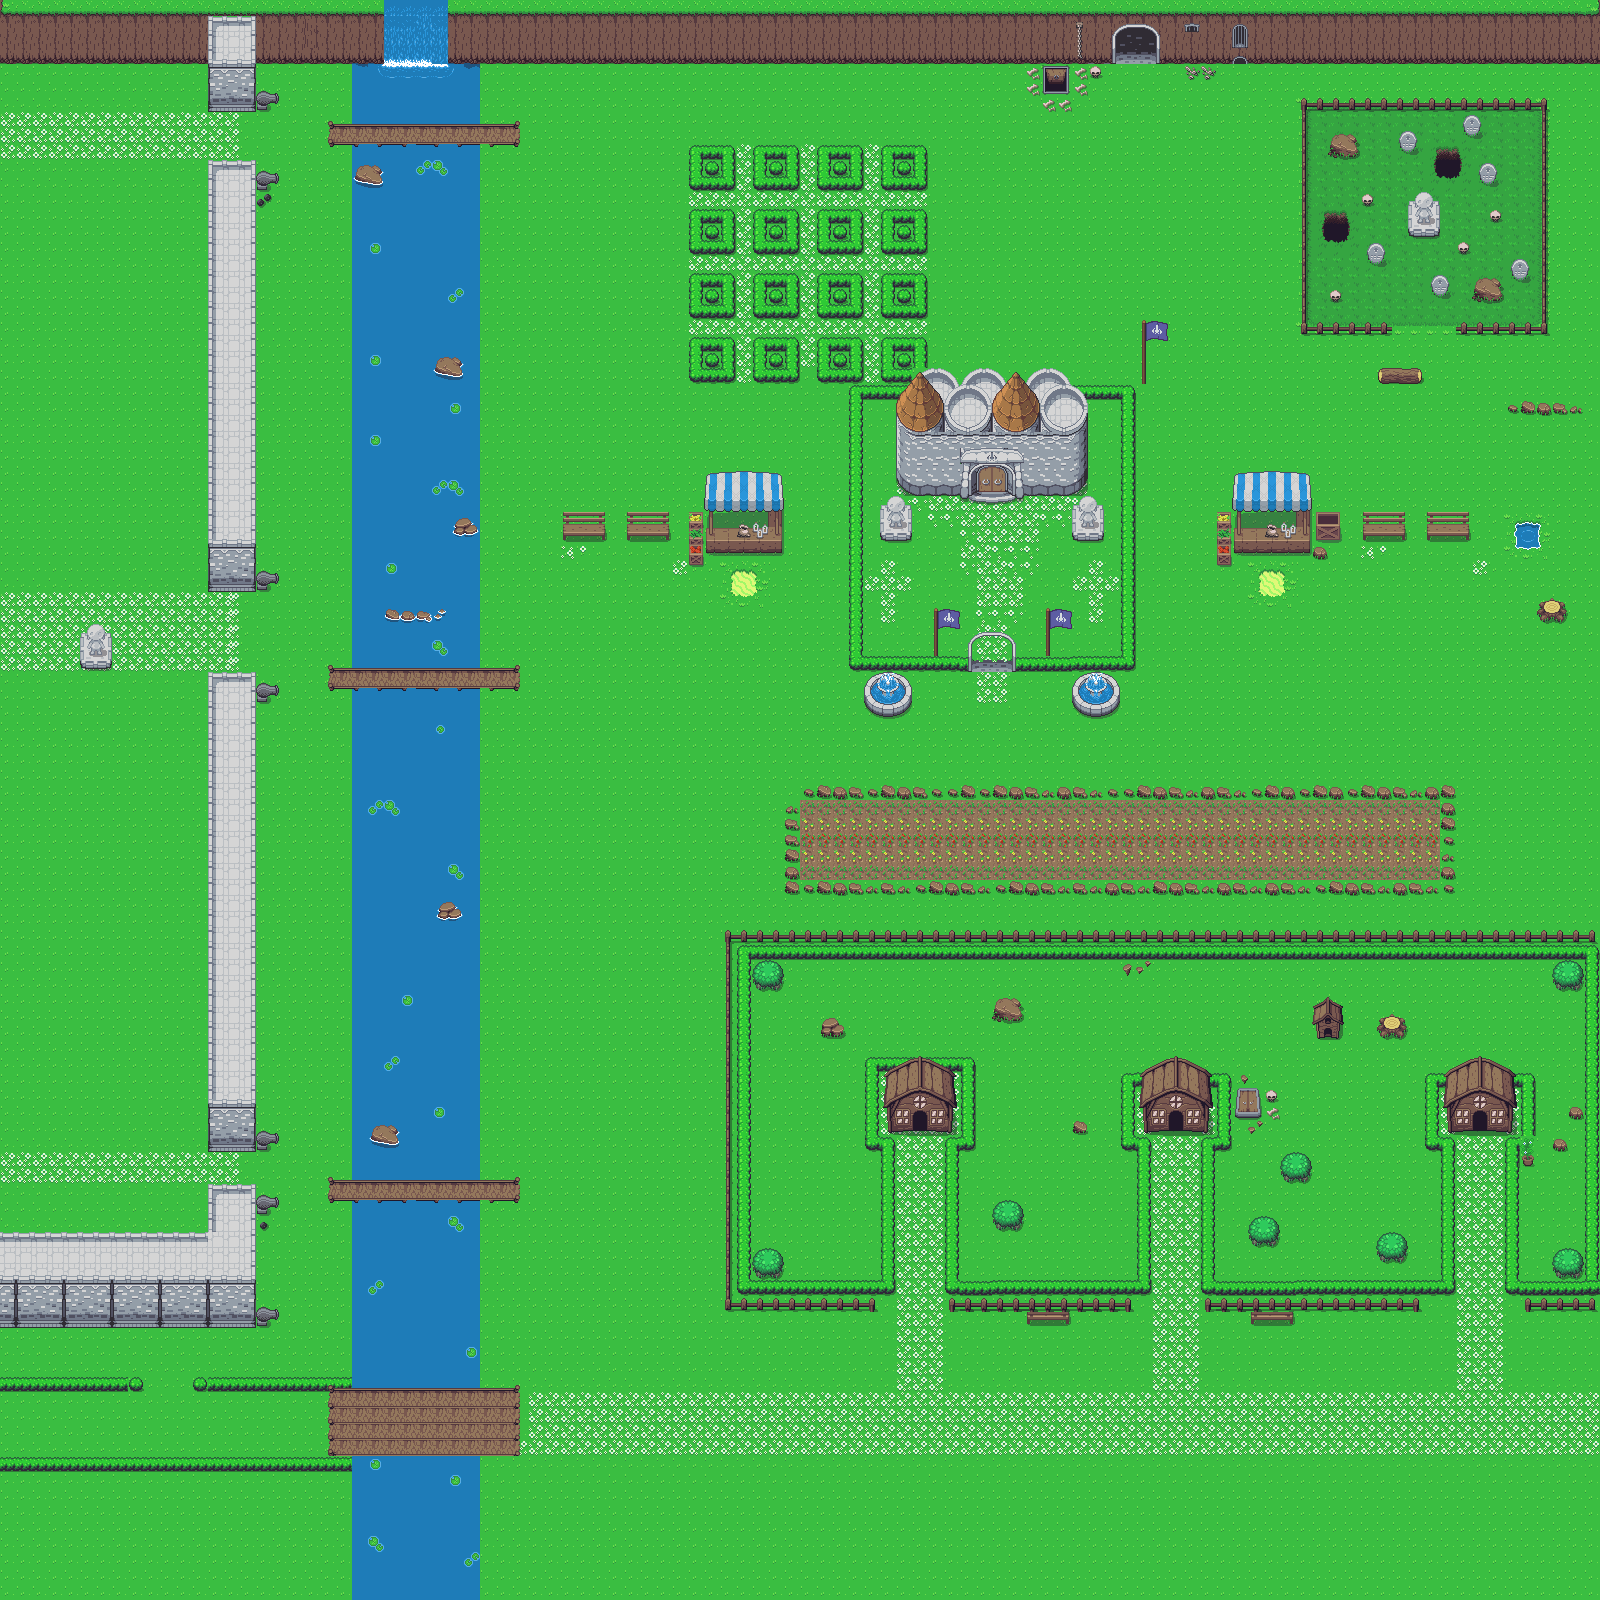

Below is a game level as drawn by its tile map, then a one-line description and the .tmx that defines it (tile-layer data replaced by summaries):
An orthogonal 100x100 tile map with 16x16 px tiles, 5 tile layers (FONDO, MURALLA, DECORACION, CASA, ...) and 88 objects.

<map version="1.8" tiledversion="1.8.0" orientation="orthogonal" renderorder="right-down" width="100" height="100" tilewidth="16" tileheight="16" infinite="0" nextlayerid="9" nextobjectid="105">
 <tileset firstgid="1" source="../Mapas/Overworld.tsx" />
 <layer id="1" name="FONDO" width="100" height="100">
  <data>[10000 cells, 10000 non-empty, 1 distinct tile ids]</data>
 </layer>
 <layer id="4" name="MURALLA" width="100" height="100">
  <data>[10000 cells, 2005 non-empty, 153 distinct tile ids]</data>
 </layer>
 <layer id="3" name="DECORACION" width="100" height="100">
  <data>[10000 cells, 2458 non-empty, 211 distinct tile ids]</data>
 </layer>
 <layer id="2" name="CASA" width="100" height="100">
  <data>[10000 cells, 572 non-empty, 91 distinct tile ids]</data>
 </layer>
 <layer id="8" name="Capa de patrones 5" width="100" height="100">
  <data>[10000 cells, 78 non-empty, 17 distinct tile ids]</data>
 </layer>
 <objectgroup id="7" name="Colisiones">
  <object id="5" x="726" y="1314.67">
   <properties>
    <property name="Desc" value="Houses_SecretRoom" />
   </properties>
   <polygon points="0,0 150.667,-3.33333 148.667,-21.3333 168.667,-22 168.667,-175.333 152.667,-178.667 152,-245.333 166,-246.667 159.333,-242 158,-208.667 160,-206 160.667,-184.667 186,-184.667 185.333,-197.333 188,-200 189.333,-202 195.333,-204 198.667,-202 201.333,-196.667 201.333,-189.333 201.333,-184.667 223.333,-183.333 225.333,-207.333 230,-208 226.667,-243.333 222,-245.333 235.333,-245.333 234.667,-179.333 220.667,-176 219.333,-28 221,-6.66667 299,-4.66667 301,-8.16667 342.5,-9.66667 343,-4.66667 405.333,-3.33333 404.667,-23.3333 422,-21.3333 423.121,-73.9991 299.948,-75.331 300.378,-129.528 360.638,-129.772 362.689,-242.204 394.668,-240.935 395.317,-129.559 423.626,-128.691 423.333,-173.333 418.667,-178 408,-178 409.333,-229.333 414,-229.333 414.667,-209.333 420,-184.667 442,-184 443.25,-195.917 444.25,-201.917 450.25,-204.917 453,-203.667 456.75,-200.667 457.25,-184.417 480.75,-182.667 482.5,-208.417 485.25,-207.167 484,-228.417 491.25,-228.917 491.5,-178.917 479.75,-177.667 475.5,-171.917 475,-25.1667 479,-20.6667 479.5,-3.66667 522.5,-4.16667 524,-9.66667 564.5,-9.66667 567,-5.16667 565.5,-21.6667 607.5,-21.6667 607,-3.66667 695.5,-3.16667 694,-21.1667 723,-20.6667 728,-25.6667 728.5,-172.667 724.5,-177.667 715,-177.667 712.5,-181.167 713,-229.167 720.5,-227.667 718.5,-211.667 721.5,-183.667 782.5,-182.667 786,-182.167 785.5,-208.667 791.5,-208.167 788,-229.167 795,-229.167 795.5,-181.667 794.5,-178.667 781,-176.667 779.5,-172.167 779,-24.1667 783.5,-19.6667 795.5,-18.6667 800,-4.16667 874.5,-3.16667 873.5,-385.167 -2,-386" />
  </object>
  <object id="6" x="1096.91" y="1106.36">
   <properties>
    <property name="Desc" value="Tumba" />
   </properties>
   <polygon points="0,0 0,-2.54545 2.90909,-6.36364 10.3636,-5.81818 14.3636,-2.54545 13.6364,0.181818 16.5455,-5.27273 12.5455,-14 8.54545,-15.2727 2,-14.1818 -1.63636,-8" />
  </object>
  <object id="7" x="-45.3333" y="1.33333" width="46.6667" height="1598.67">
   <properties>
    <property name="Desc" value="Izquierdo" />
   </properties>
  </object>
  <object id="8" x="4" y="1600" width="1594.67" height="25.3333">
   <properties>
    <property name="Desc" value="Inferior" />
   </properties>
  </object>
  <object id="9" x="1597.33" y="0" width="37.3333" height="1600">
   <properties>
    <property name="Desc" value="Derecha" />
   </properties>
  </object>
  <object id="10" x="-44" y="-26.6667" width="1640" height="29.3333">
   <properties>
    <property name="Desc" value="Superior" />
   </properties>
  </object>
  <object id="11" x="886.5" y="717.5">
   <properties>
    <property name="Desc" value="Fuente1" />
   </properties>
   <polygon points="0,0 -5.125,-0.875 -8.5,-2.125 -12.375,-3.5 -15.625,-5.625 -18.125,-7.75 -20.875,-10.75 -22.75,-14.5 -22.375,-30.25 -20.375,-33.125 -19.375,-35.875 -16.875,-38.875 -12,-42 -6.625,-44.5 -0.875,-45.25 7,-45.25 12.5,-43 17.75,-40.375 21.375,-36.625 24.625,-31 25.25,-21.5 23.875,-16.375 23.25,-11.875 20.25,-8 13.625,-4.25 8.75,-1.375" />
  </object>
  <object id="12" x="1096.73" y="716.727">
   <properties>
    <property name="Desc" value="Fuente2" />
   </properties>
   <polygon points="0,0 -10.3636,-1.45455 -15.0909,-4.18182 -18.9091,-6.72727 -22.3636,-9.81818 -24.1818,-12 -24.9091,-14 -24.5455,-29.6364 -21.6364,-34.3636 -18.9091,-38.9091 -15.2727,-41.4545 -12.7273,-42.7273 -7.63636,-43.6364 -4.36364,-44.1818 1.27273,-44.3636 7.45455,-43.4545 13.2727,-40.9091 18.9091,-36.9091 21.4545,-32 23.4545,-28.7273 23.2727,-20.7273 22.9091,-14.3636 20.3636,-10.7273 16.7273,-7.27273 12,-3.09091 5.63636,-0.181818" />
  </object>
  <object id="21" x="1302.67" y="96.6667" width="8" height="237.333">
   <properties>
    <property name="Desc" value="Cementerio_Izquierda" />
   </properties>
  </object>
  <object id="22" x="1311.33" y="322" width="80.6667" height="12.6667">
   <properties>
    <property name="Desc" value="Cementerio_inferior1" />
   </properties>
  </object>
  <object id="23" x="1455.33" y="320.667" width="93.3333" height="12.6667">
   <properties>
    <property name="Desc" value="Cementerio Inferior 2" />
   </properties>
  </object>
  <object id="24" x="1540.67" y="96" width="8" height="237.333">
   <properties>
    <property name="Desc" value="Cementerio_Derecha" />
   </properties>
  </object>
  <object id="25" x="1300.67" y="96.6667" width="248" height="10.6667">
   <properties>
    <property name="Desc" value="Cementerio_Superior" />
   </properties>
  </object>
  <object id="26" x="2" y="0.666667">
   <properties>
    <property name="Desc" value="Colision Muro Superior" />
   </properties>
   <polygon points="0,0 1596,-1.33333 1594.67,62 1156,62 1157.33,34.6667 1150.67,26.6667 1143.33,24 1133.33,23.3333 1122,23.3333 1114,29.3333 1110,35.3333 1110.67,60.6667 -4.66667,62.6667" />
  </object>
  <object id="27" x="850.667" y="386.667" width="12" height="281.333">
   <properties>
    <property name="Desc" value="Colision MuroCastilloIzq" />
   </properties>
  </object>
  <object id="28" x="863.333" y="655.333" width="107.5" height="14.6667">
   <properties>
    <property name="Desc" value="ColisionMuroCastilloInf1" />
   </properties>
  </object>
  <object id="29" x="1012.71" y="656.667" width="121.292" height="14.6667">
   <properties>
    <property name="Desc" value="ColisionMuroCastilloInf2" />
   </properties>
  </object>
  <object id="31" x="862.667" y="399.333">
   <properties>
    <property name="Desc" value="Colision Castillo" />
   </properties>
   <polygon points="0,0 32.6667,0 33.3333,82.6667 47.3333,95.3333 96.6667,95.3333 99.3333,99.0303 104.606,98.9394 106.242,96.5758 108.97,96.4848 113.697,92.303 113.515,72.7576 118.606,67.0303 119.697,66.4848 137.697,67.2121 142.97,69.2121 144.242,73.9394 145.152,73.9394 145.152,91.5758 149.697,96.303 152.606,96.1212 153.697,99.0303 158.97,99.0303 161.515,95.7576 206.242,96.303 212.424,93.7576 215.697,91.5758 218.242,88.8485 222.424,84.6667 224.061,82.1212 225.152,79.7576 225.515,5.75758 225.333,4.12121 223.152,-0.969697 257.515,-0.787879 257.697,-15.5152 0.242424,-14.6061" />
  </object>
  <object id="32" x="1120.5" y="384" width="14" height="286.5">
   <properties>
    <property name="Desc" value="ColisionMuroCastilloDer" />
   </properties>
  </object>
  <object id="33" x="689.5" y="146" width="45" height="45" />
  <object id="34" x="752.5" y="144.5" width="45" height="44" />
  <object id="35" x="817" y="145" width="45" height="45" />
  <object id="36" x="880.5" y="144.5" width="45.5" height="45.5" />
  <object id="37" x="689" y="208.5" width="46" height="46" />
  <object id="38" x="751.5" y="207.5" width="48" height="46.5" />
  <object id="39" x="816.5" y="208.5" width="46" height="44.5" />
  <object id="40" x="880.5" y="207.5" width="46" height="47.5" />
  </objectgroup>
</map>
<!-- 61 of 88 objects omitted -->
